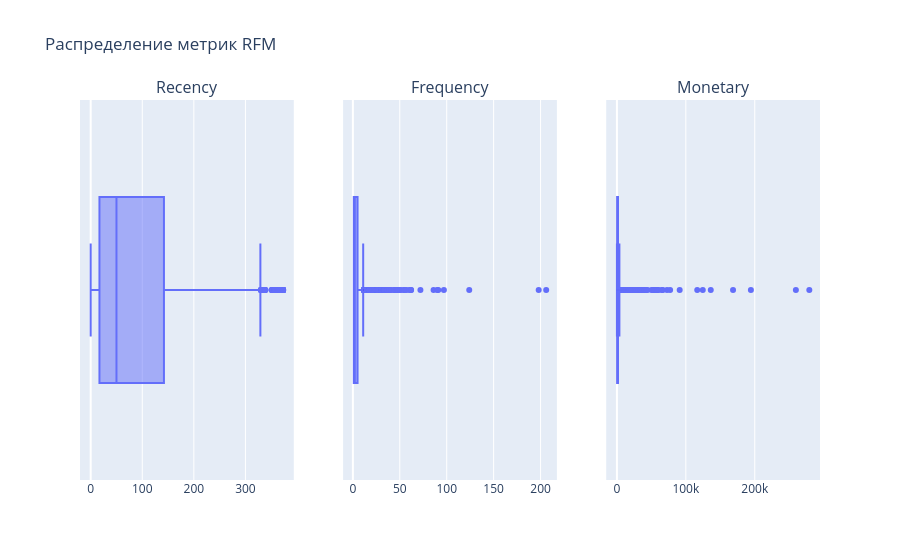

Notebook code cell kept with this figure:
### Code cell
# Построим коробчатые диаграммы нашей RFM-таблицы
# Отбираем только нужные метрики для графиков (исключаем CustomerID)
metrics = ['Recency', 'Frequency', 'Monetary']
boxes = [px.box(rfm, x=column) for column in metrics]

fig = make_subplots(
    rows=1, cols=3, 
    subplot_titles=("Recency", "Frequency", "Monetary")
)

for i, box in enumerate(boxes):
    fig.add_trace(box['data'][0], row=1, col=i+1)

fig.update_layout(showlegend=False, title_text="Распределение метрик RFM")
fig.show()

### Figure 1 — Plotly figure (JSON) as saved in the notebook; plotly's stock layout.template omitted (floating-point values rounded to 4 significant figures; data arrays with more than 128 entries replaced by an {"elided": "..."} marker saying what was removed)
{"data": [{"alignmentgroup": "True", "hovertemplate": "Recency=%{x}<extra></extra>", "legendgroup": "", "marker": {"color": "#636efa"}, "name": "", "notched": false, "offsetgroup": "", "orientation": "h", "showlegend": false, "type": "box", "x": {"elided": "4334 int values"}, "x0": " ", "xaxis": "x", "y0": " ", "yaxis": "y"}, {"alignmentgroup": "True", "hovertemplate": "Frequency=%{x}<extra></extra>", "legendgroup": "", "marker": {"color": "#636efa"}, "name": "", "notched": false, "offsetgroup": "", "orientation": "h", "showlegend": false, "type": "box", "x": {"elided": "4334 int values"}, "x0": " ", "xaxis": "x2", "y0": " ", "yaxis": "y2"}, {"alignmentgroup": "True", "hovertemplate": "Monetary=%{x}<extra></extra>", "legendgroup": "", "marker": {"color": "#636efa"}, "name": "", "notched": false, "offsetgroup": "", "orientation": "h", "showlegend": false, "type": "box", "x": {"elided": "4334 float values"}, "x0": " ", "xaxis": "x3", "y0": " ", "yaxis": "y3"}], "layout": {"annotations": [{"font": {"size": 16}, "showarrow": false, "text": "Recency", "x": 0.1444, "xanchor": "center", "xref": "paper", "y": 1, "yanchor": "bottom", "yref": "paper"}, {"font": {"size": 16}, "showarrow": false, "text": "Frequency", "x": 0.5, "xanchor": "center", "xref": "paper", "y": 1, "yanchor": "bottom", "yref": "paper"}, {"font": {"size": 16}, "showarrow": false, "text": "Monetary", "x": 0.8556, "xanchor": "center", "xref": "paper", "y": 1, "yanchor": "bottom", "yref": "paper"}], "showlegend": false, "title": {"text": "Распределение метрик RFM"}, "xaxis": {"anchor": "y", "domain": [0, 0.2889]}, "xaxis2": {"anchor": "y2", "domain": [0.3556, 0.6444]}, "xaxis3": {"anchor": "y3", "domain": [0.7111, 1]}, "yaxis": {"anchor": "x", "domain": [0, 1]}, "yaxis2": {"anchor": "x2", "domain": [0, 1]}, "yaxis3": {"anchor": "x3", "domain": [0, 1]}}}
